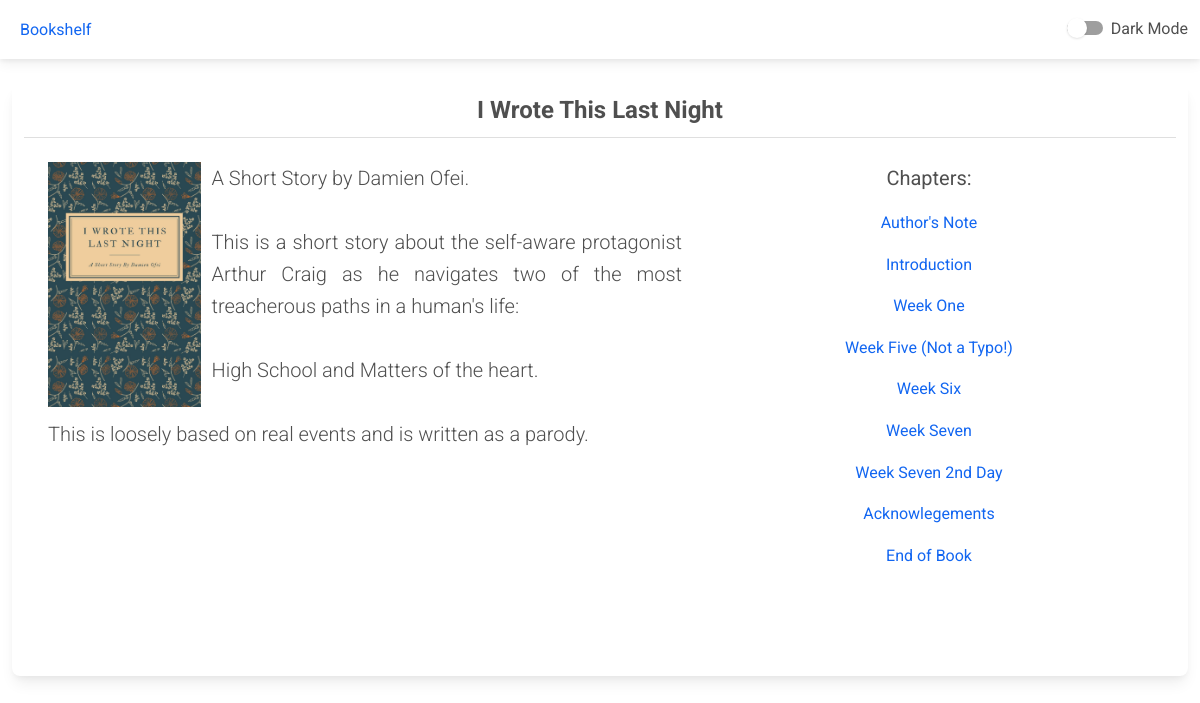
Screenshot of /book/3/ with the database file from the repository.
### books/models.py (models this page shows, shortened)
class Book(models.Model):
	name = models.CharField(max_length=150)
	blurb = models.TextField(max_length=500)
	cover_image = models.ImageField(upload_to='cover_images')
	def get_chapters(self):
		return Chapter.objects.filter(book_fk=self)
	class Meta:
		verbose_name = 'Book'
		verbose_name_plural = 'Books'

class Chapter(models.Model):
	book_fk = models.ForeignKey(Book, on_delete=models.CASCADE)
	title = models.CharField(max_length=150)
	content = models.TextField()
	class Meta:
		verbose_name = 'Book Chapter'
		verbose_name_plural = 'Book Chapters'

### reader/views.py (the view)
# urls.py: path('book/<int:book_id>/', book_index, name='reader_index'),
def book_index(request, book_id):
	context = dict(
		book = Book.objects.get(pk=book_id)
	)
	return render(request, 'reader/index.html', context)

### reader/templates/reader/index.html (shortened to what this page needs)
{% extends 'shelf/index.html' %}
{% load static %}
{% block container %}
<div class="container-fluid">
	<div class="container-fluid card">
		<div class="card-header text-center py-12">
			<h4 class="mb-0 fw-bold">{{book.name}}</h4>
		</div>
		<div class="card-body">
			<div class="row justify">
				<div class="col-sm-7 col-md-7 col-xs-12" style="display: inline-block;">
					<img src="/media/{{book.cover_image}}" class="img-fluid" align="left"
						style="padding-right:10px; max-width: 50%; max-height: 50%;" />
					<p class="lead">
						{{book.blurb|linebreaksbr}}
					</p>
				</div>
				<div class="col-sm-5 col-md-5 col-xs-12 center">
					<p class="lead"><strong>Chapters:</strong></p>
					{% for chapter in book.get_chapters %}
					<p><a href="{% url 'reader_chapter' book.id chapter.id %}">{{chapter.title}}</a></p>
					{% endfor %}
				</div>
			</div>
		</div>
	</div>
</div>
{% endblock container %}

### shelf/templates/shelf/index.html (style rules this page uses)
.center { text-align: center; }
.justify { text-align: justify; }

### rows the page displays
Book: name "I Wrote This Last Night", cover_image (picture), blurb "A Short Story by Damien Ofei. This is a short story about the self-aware protagonist Arthur Craig as he navigates two of the most treacherous paths in a human's life: High School and Matters of the heart. This is loosely based on real events and is written as a parody."
Chapter: title "Author's Note"
Chapter: title "Introduction"
Chapter: title "Week One"
Chapter: title "Week Five (Not a Typo!)"
Chapter: title "Week Six"
Chapter: title "Week Seven"
Chapter: title "Week Seven 2nd Day"
Chapter: title "Acknowlegements"
Chapter: title "End of Book"
